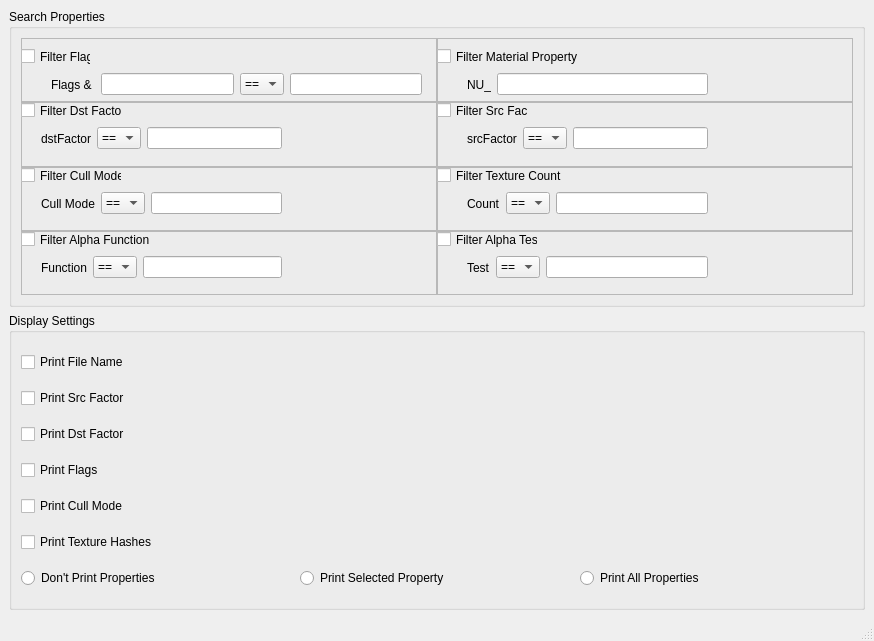
<?xml version="1.0" encoding="UTF-8"?>
<ui version="4.0">
 <class>SettingsWindow</class>
 <widget class="QMainWindow" name="SettingsWindow">
  <property name="geometry">
   <rect>
    <x>0</x>
    <y>0</y>
    <width>874</width>
    <height>641</height>
   </rect>
  </property>
  <property name="minimumSize">
   <size>
    <width>874</width>
    <height>641</height>
   </size>
  </property>
  <property name="windowTitle">
   <string>Settings </string>
  </property>
  <widget class="QWidget" name="centralwidget">
   <layout class="QVBoxLayout" name="verticalLayout_3">
    <item>
     <widget class="QGroupBox" name="searchPropertiesGroupBox">
      <property name="enabled">
       <bool>true</bool>
      </property>
      <property name="sizePolicy">
       <sizepolicy hsizetype="Expanding" vsizetype="Preferred">
        <horstretch>0</horstretch>
        <verstretch>0</verstretch>
       </sizepolicy>
      </property>
      <property name="minimumSize">
       <size>
        <width>840</width>
        <height>230</height>
       </size>
      </property>
      <property name="title">
       <string>Search Properties</string>
      </property>
      <layout class="QVBoxLayout" name="verticalLayout" stretch="0,0,0,0">
       <property name="spacing">
        <number>0</number>
       </property>
       <property name="sizeConstraint">
        <enum>QLayout::SetDefaultConstraint</enum>
       </property>
       <item>
        <layout class="QHBoxLayout" name="flagsMatPropHorizontalLayout">
         <item>
          <widget class="QFrame" name="flagsFrame">
           <property name="frameShape">
            <enum>QFrame::StyledPanel</enum>
           </property>
           <property name="frameShadow">
            <enum>QFrame::Raised</enum>
           </property>
           <widget class="QWidget" name="flagsContainer" native="true">
            <property name="geometry">
             <rect>
              <x>30</x>
              <y>30</y>
              <width>371</width>
              <height>31</height>
             </rect>
            </property>
            <widget class="QWidget" name="layoutWidget_2">
             <property name="geometry">
              <rect>
               <x>0</x>
               <y>0</y>
               <width>371</width>
               <height>33</height>
              </rect>
             </property>
             <layout class="QHBoxLayout" name="flagsHorizontalLayout">
              <item>
               <widget class="QLabel" name="flagsLabel">
                <property name="text">
                 <string>Flags &amp; </string>
                </property>
               </widget>
              </item>
              <item>
               <widget class="QLineEdit" name="flags1LineEdit"/>
              </item>
              <item>
               <widget class="QComboBox" name="flagsOpComboBox">
                <item>
                 <property name="text">
                  <string>==</string>
                 </property>
                </item>
                <item>
                 <property name="text">
                  <string>&gt;</string>
                 </property>
                </item>
                <item>
                 <property name="text">
                  <string>&gt;=</string>
                 </property>
                </item>
                <item>
                 <property name="text">
                  <string>&lt;</string>
                 </property>
                </item>
                <item>
                 <property name="text">
                  <string>&lt;=</string>
                 </property>
                </item>
               </widget>
              </item>
              <item>
               <widget class="QLineEdit" name="flags2LineEdit"/>
              </item>
             </layout>
            </widget>
           </widget>
           <widget class="QCheckBox" name="flagsCheckBox">
            <property name="geometry">
             <rect>
              <x>0</x>
              <y>10</y>
              <width>70</width>
              <height>17</height>
             </rect>
            </property>
            <property name="text">
             <string>Filter Flags</string>
            </property>
           </widget>
          </widget>
         </item>
         <item>
          <widget class="QFrame" name="matPropertyFrame">
           <property name="frameShape">
            <enum>QFrame::StyledPanel</enum>
           </property>
           <property name="frameShadow">
            <enum>QFrame::Raised</enum>
           </property>
           <widget class="QCheckBox" name="matPropCheckBox">
            <property name="geometry">
             <rect>
              <x>0</x>
              <y>10</y>
              <width>141</width>
              <height>17</height>
             </rect>
            </property>
            <property name="text">
             <string>Filter Material Property</string>
            </property>
           </widget>
           <widget class="QWidget" name="matPropContainer" native="true">
            <property name="geometry">
             <rect>
              <x>20</x>
              <y>30</y>
              <width>251</width>
              <height>41</height>
             </rect>
            </property>
            <widget class="QWidget" name="layoutWidget_3">
             <property name="geometry">
              <rect>
               <x>10</x>
               <y>0</y>
               <width>241</width>
               <height>33</height>
              </rect>
             </property>
             <layout class="QHBoxLayout" name="matPropHorizontalLayout">
              <item>
               <widget class="QLabel" name="nuLabel">
                <property name="text">
                 <string>NU_</string>
                </property>
               </widget>
              </item>
              <item>
               <widget class="QLineEdit" name="matPropLineEdit"/>
              </item>
             </layout>
            </widget>
           </widget>
          </widget>
         </item>
        </layout>
       </item>
       <item>
        <layout class="QHBoxLayout" name="dstSrcHorizontalLayout">
         <item>
          <widget class="QFrame" name="dstFrame">
           <property name="frameShape">
            <enum>QFrame::StyledPanel</enum>
           </property>
           <property name="frameShadow">
            <enum>QFrame::Raised</enum>
           </property>
           <widget class="QCheckBox" name="dstCheckBox">
            <property name="geometry">
             <rect>
              <x>0</x>
              <y>0</y>
              <width>101</width>
              <height>17</height>
             </rect>
            </property>
            <property name="text">
             <string>Filter Dst Factor</string>
            </property>
           </widget>
           <widget class="QWidget" name="dstContainer" native="true">
            <property name="geometry">
             <rect>
              <x>20</x>
              <y>20</y>
              <width>241</width>
              <height>31</height>
             </rect>
            </property>
            <widget class="QWidget" name="layoutWidget_4">
             <property name="geometry">
              <rect>
               <x>0</x>
               <y>0</y>
               <width>241</width>
               <height>33</height>
              </rect>
             </property>
             <layout class="QHBoxLayout" name="horizontalLayout_3">
              <item>
               <widget class="QLabel" name="dstLabel">
                <property name="text">
                 <string>dstFactor</string>
                </property>
               </widget>
              </item>
              <item>
               <widget class="QComboBox" name="dstOpComboBox">
                <item>
                 <property name="text">
                  <string>==</string>
                 </property>
                </item>
                <item>
                 <property name="text">
                  <string>&gt;</string>
                 </property>
                </item>
                <item>
                 <property name="text">
                  <string>&gt;=</string>
                 </property>
                </item>
                <item>
                 <property name="text">
                  <string>&lt;</string>
                 </property>
                </item>
                <item>
                 <property name="text">
                  <string>&lt;=</string>
                 </property>
                </item>
               </widget>
              </item>
              <item>
               <widget class="QLineEdit" name="dstLineEdit"/>
              </item>
             </layout>
            </widget>
           </widget>
          </widget>
         </item>
         <item>
          <widget class="QFrame" name="srcFrame">
           <property name="frameShape">
            <enum>QFrame::StyledPanel</enum>
           </property>
           <property name="frameShadow">
            <enum>QFrame::Raised</enum>
           </property>
           <widget class="QWidget" name="srcContainer" native="true">
            <property name="geometry">
             <rect>
              <x>30</x>
              <y>20</y>
              <width>241</width>
              <height>31</height>
             </rect>
            </property>
            <widget class="QWidget" name="layoutWidget_5">
             <property name="geometry">
              <rect>
               <x>0</x>
               <y>0</y>
               <width>241</width>
               <height>33</height>
              </rect>
             </property>
             <layout class="QHBoxLayout" name="horizontalLayout_2">
              <item>
               <widget class="QLabel" name="srcLabel">
                <property name="text">
                 <string>srcFactor</string>
                </property>
               </widget>
              </item>
              <item>
               <widget class="QComboBox" name="srcOpComboBox">
                <item>
                 <property name="text">
                  <string>==</string>
                 </property>
                </item>
                <item>
                 <property name="text">
                  <string>&gt;</string>
                 </property>
                </item>
                <item>
                 <property name="text">
                  <string>&gt;=</string>
                 </property>
                </item>
                <item>
                 <property name="text">
                  <string>&lt;</string>
                 </property>
                </item>
                <item>
                 <property name="text">
                  <string>&lt;=</string>
                 </property>
                </item>
               </widget>
              </item>
              <item>
               <widget class="QLineEdit" name="srcLineEdit"/>
              </item>
             </layout>
            </widget>
           </widget>
           <widget class="QCheckBox" name="srcCheckBox">
            <property name="geometry">
             <rect>
              <x>0</x>
              <y>0</y>
              <width>91</width>
              <height>17</height>
             </rect>
            </property>
            <property name="text">
             <string>Filter Src Factor</string>
            </property>
           </widget>
          </widget>
         </item>
        </layout>
       </item>
       <item>
        <layout class="QHBoxLayout" name="texCountCullModeHorizontalLayout">
         <item>
          <widget class="QFrame" name="cullModeFrame">
           <property name="frameShape">
            <enum>QFrame::StyledPanel</enum>
           </property>
           <property name="frameShadow">
            <enum>QFrame::Raised</enum>
           </property>
           <widget class="QCheckBox" name="cullModeCheckBox">
            <property name="geometry">
             <rect>
              <x>0</x>
              <y>0</y>
              <width>101</width>
              <height>17</height>
             </rect>
            </property>
            <property name="text">
             <string>Filter Cull Mode</string>
            </property>
           </widget>
           <widget class="QWidget" name="cullModeContainer" native="true">
            <property name="geometry">
             <rect>
              <x>20</x>
              <y>20</y>
              <width>241</width>
              <height>31</height>
             </rect>
            </property>
            <widget class="QWidget" name="layoutWidget_6">
             <property name="geometry">
              <rect>
               <x>0</x>
               <y>0</y>
               <width>241</width>
               <height>33</height>
              </rect>
             </property>
             <layout class="QHBoxLayout" name="cullHorizontalLayout">
              <item>
               <widget class="QLabel" name="cullModeLabel">
                <property name="text">
                 <string>Cull Mode</string>
                </property>
               </widget>
              </item>
              <item>
               <widget class="QComboBox" name="cullModeOpComboBox">
                <item>
                 <property name="text">
                  <string>==</string>
                 </property>
                </item>
                <item>
                 <property name="text">
                  <string>&gt;</string>
                 </property>
                </item>
                <item>
                 <property name="text">
                  <string>&gt;=</string>
                 </property>
                </item>
                <item>
                 <property name="text">
                  <string>&lt;</string>
                 </property>
                </item>
                <item>
                 <property name="text">
                  <string>&lt;=</string>
                 </property>
                </item>
               </widget>
              </item>
              <item>
               <widget class="QLineEdit" name="cullModeLineEdit"/>
              </item>
             </layout>
            </widget>
           </widget>
          </widget>
         </item>
         <item>
          <widget class="QFrame" name="textureCountFrame">
           <property name="frameShape">
            <enum>QFrame::StyledPanel</enum>
           </property>
           <property name="frameShadow">
            <enum>QFrame::Raised</enum>
           </property>
           <widget class="QCheckBox" name="texCountCheckBox">
            <property name="geometry">
             <rect>
              <x>0</x>
              <y>0</y>
              <width>131</width>
              <height>17</height>
             </rect>
            </property>
            <property name="text">
             <string>Filter Texture Count</string>
            </property>
           </widget>
           <widget class="QWidget" name="texCountContainer" native="true">
            <property name="geometry">
             <rect>
              <x>20</x>
              <y>20</y>
              <width>251</width>
              <height>41</height>
             </rect>
            </property>
            <widget class="QWidget" name="layoutWidget_7">
             <property name="geometry">
              <rect>
               <x>10</x>
               <y>0</y>
               <width>241</width>
               <height>33</height>
              </rect>
             </property>
             <layout class="QHBoxLayout" name="horizontalLayout_4">
              <item>
               <widget class="QLabel" name="texCountLabel">
                <property name="text">
                 <string>Count</string>
                </property>
               </widget>
              </item>
              <item>
               <widget class="QComboBox" name="texCountOpComboBox">
                <item>
                 <property name="text">
                  <string>==</string>
                 </property>
                </item>
                <item>
                 <property name="text">
                  <string>&gt;</string>
                 </property>
                </item>
                <item>
                 <property name="text">
                  <string>&gt;=</string>
                 </property>
                </item>
                <item>
                 <property name="text">
                  <string>&lt;</string>
                 </property>
                </item>
                <item>
                 <property name="text">
                  <string>&lt;=</string>
                 </property>
                </item>
               </widget>
              </item>
              <item>
               <widget class="QLineEdit" name="texCountLineEdit"/>
              </item>
             </layout>
            </widget>
           </widget>
          </widget>
         </item>
        </layout>
       </item>
       <item>
        <layout class="QHBoxLayout" name="alphaFuncTestHorizontalLayout">
         <item>
          <widget class="QFrame" name="alphaFuncFrame">
           <property name="frameShape">
            <enum>QFrame::StyledPanel</enum>
           </property>
           <property name="frameShadow">
            <enum>QFrame::Raised</enum>
           </property>
           <widget class="QCheckBox" name="alphaFuncCheckBox">
            <property name="geometry">
             <rect>
              <x>0</x>
              <y>0</y>
              <width>131</width>
              <height>17</height>
             </rect>
            </property>
            <property name="text">
             <string>Filter Alpha Function</string>
            </property>
           </widget>
           <widget class="QWidget" name="alphaFuncContainer" native="true">
            <property name="geometry">
             <rect>
              <x>20</x>
              <y>20</y>
              <width>241</width>
              <height>31</height>
             </rect>
            </property>
            <widget class="QWidget" name="layoutWidget_8">
             <property name="geometry">
              <rect>
               <x>0</x>
               <y>0</y>
               <width>241</width>
               <height>33</height>
              </rect>
             </property>
             <layout class="QHBoxLayout" name="horizontalLayout_7">
              <item>
               <widget class="QLabel" name="alphaFunctionLabel">
                <property name="text">
                 <string>Function</string>
                </property>
               </widget>
              </item>
              <item>
               <widget class="QComboBox" name="alphaFuncOpComboBox">
                <item>
                 <property name="text">
                  <string>==</string>
                 </property>
                </item>
                <item>
                 <property name="text">
                  <string>&gt;</string>
                 </property>
                </item>
                <item>
                 <property name="text">
                  <string>&gt;=</string>
                 </property>
                </item>
                <item>
                 <property name="text">
                  <string>&lt;</string>
                 </property>
                </item>
                <item>
                 <property name="text">
                  <string>&lt;=</string>
                 </property>
                </item>
               </widget>
              </item>
              <item>
               <widget class="QLineEdit" name="alphaFuncLineEdit"/>
              </item>
             </layout>
            </widget>
           </widget>
          </widget>
         </item>
         <item>
          <widget class="QFrame" name="alphaTestFrame">
           <property name="frameShape">
            <enum>QFrame::StyledPanel</enum>
           </property>
           <property name="frameShadow">
            <enum>QFrame::Raised</enum>
           </property>
           <widget class="QCheckBox" name="alphaTestCheckBox">
            <property name="geometry">
             <rect>
              <x>0</x>
              <y>0</y>
              <width>101</width>
              <height>17</height>
             </rect>
            </property>
            <property name="text">
             <string>Filter Alpha Test</string>
            </property>
           </widget>
           <widget class="QWidget" name="alphaTestContainer" native="true">
            <property name="geometry">
             <rect>
              <x>20</x>
              <y>20</y>
              <width>251</width>
              <height>31</height>
             </rect>
            </property>
            <widget class="QWidget" name="layoutWidget_9">
             <property name="geometry">
              <rect>
               <x>10</x>
               <y>0</y>
               <width>241</width>
               <height>33</height>
              </rect>
             </property>
             <layout class="QHBoxLayout" name="horizontalLayout_8">
              <item>
               <widget class="QLabel" name="alphaFunctionLabel_2">
                <property name="text">
                 <string>Test</string>
                </property>
               </widget>
              </item>
              <item>
               <widget class="QComboBox" name="alphaTestOpComboBox">
                <item>
                 <property name="text">
                  <string>==</string>
                 </property>
                </item>
                <item>
                 <property name="text">
                  <string>&gt;</string>
                 </property>
                </item>
                <item>
                 <property name="text">
                  <string>&gt;=</string>
                 </property>
                </item>
                <item>
                 <property name="text">
                  <string>&lt;</string>
                 </property>
                </item>
                <item>
                 <property name="text">
                  <string>&lt;=</string>
                 </property>
                </item>
               </widget>
              </item>
              <item>
               <widget class="QLineEdit" name="alphaTestLineEdit"/>
              </item>
             </layout>
            </widget>
           </widget>
          </widget>
         </item>
        </layout>
       </item>
      </layout>
     </widget>
    </item>
    <item>
     <widget class="QGroupBox" name="displayOptionsGroupBox">
      <property name="sizePolicy">
       <sizepolicy hsizetype="Expanding" vsizetype="Preferred">
        <horstretch>0</horstretch>
        <verstretch>0</verstretch>
       </sizepolicy>
      </property>
      <property name="title">
       <string>Display Settings</string>
      </property>
      <layout class="QVBoxLayout" name="verticalLayout_2">
       <item>
        <widget class="QCheckBox" name="displayFileNameCheckBox">
         <property name="text">
          <string>Print File Name</string>
         </property>
        </widget>
       </item>
       <item>
        <widget class="QCheckBox" name="displaySrcCheckBox">
         <property name="text">
          <string>Print Src Factor</string>
         </property>
        </widget>
       </item>
       <item>
        <widget class="QCheckBox" name="displayDstCheckBox">
         <property name="text">
          <string>Print Dst Factor</string>
         </property>
        </widget>
       </item>
       <item>
        <widget class="QCheckBox" name="displayFlagsCheckBox">
         <property name="text">
          <string>Print Flags</string>
         </property>
        </widget>
       </item>
       <item>
        <widget class="QCheckBox" name="displayCullCheckBox">
         <property name="text">
          <string>Print Cull Mode</string>
         </property>
        </widget>
       </item>
       <item>
        <widget class="QCheckBox" name="displayTexturesCheckBox">
         <property name="text">
          <string>Print Texture Hashes</string>
         </property>
        </widget>
       </item>
       <item>
        <layout class="QHBoxLayout" name="horizontalLayout_6">
         <item>
          <widget class="QRadioButton" name="noPropertyRadioButton">
           <property name="text">
            <string>Don't Print Properties</string>
           </property>
          </widget>
         </item>
         <item>
          <widget class="QRadioButton" name="selectedPropertyRadioButton">
           <property name="text">
            <string>Print Selected Property</string>
           </property>
          </widget>
         </item>
         <item>
          <widget class="QRadioButton" name="allPropertiesRadioButton">
           <property name="text">
            <string>Print All Properties</string>
           </property>
          </widget>
         </item>
        </layout>
       </item>
      </layout>
     </widget>
    </item>
   </layout>
  </widget>
  <widget class="QMenuBar" name="menubar">
   <property name="geometry">
    <rect>
     <x>0</x>
     <y>0</y>
     <width>874</width>
     <height>21</height>
    </rect>
   </property>
  </widget>
  <widget class="QStatusBar" name="statusbar"/>
 </widget>
 <resources/>
 <connections/>
</ui>
